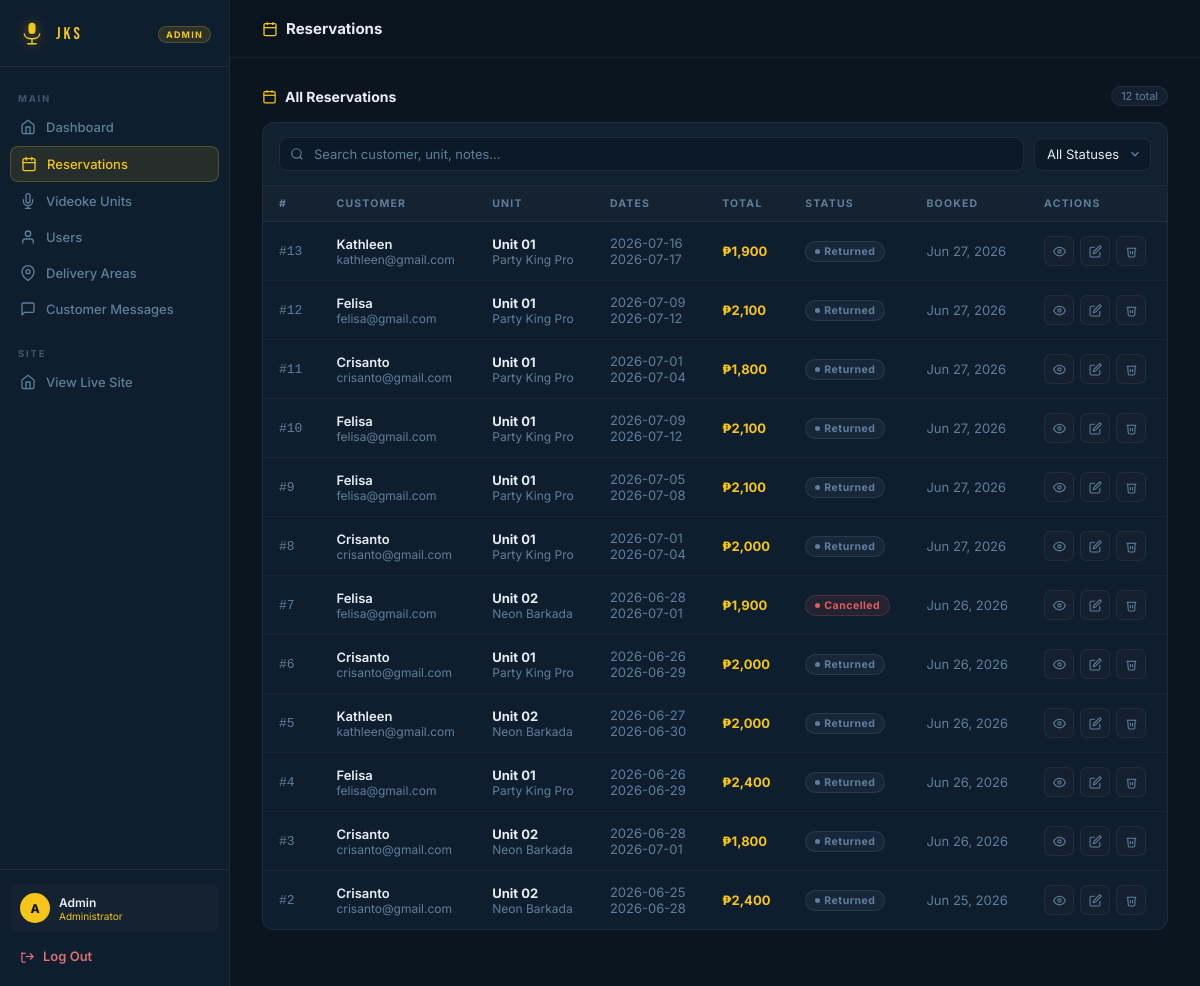
/admin/reservations.php (signed in), run on the app's committed database.
### tables this page shows
CREATE TABLE `reservations` (
  `id` int(11) NOT NULL,
  `user_id` int(11) NOT NULL,
  `videoke_id` int(11) NOT NULL,
  `start_date` date NOT NULL,
  `end_date` date NOT NULL,
  `status` enum('pending','confirmed','active','delivering','returned','cancelled') NOT NULL DEFAULT 'pending',
  `total_price` decimal(8,2) NOT NULL,
  `notes` text DEFAULT NULL,
  `created_at` timestamp NOT NULL DEFAULT current_timestamp()
);

CREATE TABLE `users` (
  `id` int(11) NOT NULL,
  `name` varchar(100) NOT NULL,
  `email` varchar(150) NOT NULL,
  `phone` varchar(20) NOT NULL,
  `location` varchar(255) NOT NULL,
  `avatar` varchar(255) DEFAULT NULL,
  `password` varchar(255) NOT NULL,
  `reset_token` varchar(64) DEFAULT NULL,
  `reset_token_expires` datetime DEFAULT NULL,
  `role` enum('user','admin') NOT NULL DEFAULT 'user',
  `created_at` timestamp NOT NULL DEFAULT current_timestamp()
);

CREATE TABLE `videokes` (
  `id` int(11) NOT NULL,
  `unit_number` int(11) NOT NULL,
  `name` varchar(100) NOT NULL,
  `brand` varchar(80) NOT NULL,
  `model` varchar(80) NOT NULL,
  `screen_size` varchar(20) NOT NULL,
  `song_count` int(11) NOT NULL DEFAULT 0,
  `mic_count` int(11) NOT NULL DEFAULT 1,
  `has_bluetooth` tinyint(1) NOT NULL DEFAULT 0,
  `has_recording` tinyint(1) NOT NULL DEFAULT 0,
  `price_3days` decimal(8,2) NOT NULL,
  `description` text DEFAULT NULL,
  `image_url` varchar(255) DEFAULT NULL,
  `created_at` timestamp NOT NULL DEFAULT current_timestamp()
);

### admin/reservations.php (the view, shortened to what this page needs)
<?php
require_once '../includes/admin_auth.php';
$reservations = $pdo->query("
    SELECT r.*, u.name AS customer, u.email AS cust_email, v.name AS unit_name, v.unit_number
    FROM reservations r
    JOIN users u ON u.id = r.user_id
    JOIN videokes v ON v.id = r.videoke_id
    ORDER BY r.created_at DESC
")->fetchAll();
?>
<!DOCTYPE html>
<html lang="en">
<head>
    <link rel="stylesheet" href="admin.css">
</head>
<body>
<div class="admin-layout">
<?php require_once 'admin_shell.php'; renderAdminShell('Reservations', 'reservations'); ?>
<div class="section-header">
    <div class="section-title">
        <svg viewBox="0 0 24 24" fill="none" stroke="currentColor" stroke-width="2"><rect x="3" y="4" width="18" height="18" rx="2"/><line x1="16" y1="2" x2="16" y2="6"/><line x1="8" y1="2" x2="8" y2="6"/><line x1="3" y1="10" x2="21" y2="10"/></svg>
        All Reservations
    </div>
    <span class="section-count" id="visibleCount"><?= count($reservations) ?> total</span>
</div>
<div class="table-wrap">
    <div class="table-toolbar">
        <div class="search-input-wrap">
            <input type="text" class="search-input" id="searchInput" placeholder="Search customer, unit, notes…">
        </div>
        <select class="filter-select" id="statusFilter">
            <option value="all">All Statuses</option>
        </select>
    </div>
    <table class="data-table" id="resTable">
        <thead>
            <tr>
                <th>#</th>
                <th>Customer</th>
                <th>Unit</th>
                <th class="mobile-hide">Dates</th>
                <th class="desktop-only-cell">Total</th>
                <th class="desktop-only-cell">Status</th>
                <th class="mobile-hide">Booked</th>
                <th>Actions</th>
            </tr>
        </thead>
        <tbody id="resBody">
        <?php if (empty($reservations)): ?>
            <tr><td colspan="9">
                <div class="empty-state">
                    <svg viewBox="0 0 24 24" fill="none" stroke="currentColor" stroke-width="1.5"><rect x="3" y="4" width="18" height="18" rx="2"/><line x1="3" y1="10" x2="21" y2="10"/></svg>
                    <h3>No reservations yet</h3>
                    <p>Reservations from customers will appear here.</p>
                </div>
            </td></tr>
        <?php else: ?>
            <?php foreach ($reservations as $r): ?>
            <tr data-id="<?= $r['id'] ?>"
                data-status="<?= $r['status'] ?>"
                data-search="<?= strtolower(htmlspecialchars($r['customer'] . ' ' . $r['unit_name'] . ' ' . $r['notes'])) ?>"
                data-customer="<?= htmlspecialchars($r['customer']) ?>"
                data-cemail="<?= htmlspecialchars($r['cust_email']) ?>"
                data-unit="Unit <?= str_pad($r['unit_number'],2,'0',STR_PAD_LEFT) ?> · <?= htmlspecialchars($r['unit_name']) ?>"
                data-start="<?= $r['start_date'] ?>"
                data-end="<?= $r['end_date'] ?>"
                data-total="<?= $r['total_price'] ?>"
                data-notes="<?= htmlspecialchars($r['notes'] ?? '') ?>"
                data-created="<?= date('M j, Y g:i A', strtotime($r['created_at'])) ?>">
                <td class="td-mono">#<?= $r['id'] ?></td>
                <td>
                    <div class="td-name"><?= htmlspecialchars($r['customer']) ?></div>
                    <div class="td-muted"><?= htmlspecialchars($r['cust_email']) ?></div>
                </td>
                <td>
                    <div class="td-unit">Unit <?= str_pad($r['unit_number'],2,'0',STR_PAD_LEFT) ?></div>
                    <div class="td-muted"><?= htmlspecialchars($r['unit_name']) ?></div>
                </td>
                <td class="td-muted mobile-hide"><?= $r['start_date'] ?><br><?= $r['end_date'] ?></td>
                <td class="desktop-only-cell" style="font-weight:700; color:var(--gold);">₱<?= number_format($r['total_price'],0) ?></td>
                <td class="desktop-only-cell"><span class="badge <?= $r['status'] ?>"><?= ucfirst($r['status']) ?></span></td>
                <td class="td-muted mobile-hide"><?= date('M j, Y', strtotime($r['created_at'])) ?></td>
                <td>
                    <div class="action-btns">
                        <button class="btn-icon" title="View details" onclick="openDetail(this.closest('tr'))">
                            <svg viewBox="0 0 24 24" fill="none" stroke="currentColor" stroke-width="2"><path d="M1 12s4-8 11-8 11 8 11 8-4 8-11 8-11-8-11-8z"/><circle cx="12" cy="12" r="3"/></svg>
                        </button>
                        <button class="btn-icon" title="Change status" onclick="openStatus(this.closest('tr'))">
                            <svg viewBox="0 0 24 24" fill="none" stroke="currentColor" stroke-width="2"><path d="M11 4H4a2 2 0 0 0-2 2v14a2 2 0 0 0 2 2h14a2 2 0 0 0 2-2v-7"/><path d="M18.5 2.5a2.121 2.121 0 0 1 3 3L12 15l-4 1 1-4 9.5-9.5z"/></svg>
                        </button>
                        <button class="btn-icon danger" title="Delete" onclick="openDelete(this.closest('tr'))">
                            <svg viewBox="0 0 24 24" fill="none" stroke="currentColor" stroke-width="2"><polyline points="3 6 5 6 21 6"/><path d="M19 6l-1 14a2 2 0 0 1-2 2H8a2 2 0 0 1-2-2L5 6"/><path d="M10 11v6"/><path d="M14 11v6"/></svg>
                        </button>
                    </div>
                </td>
            </tr>
            <?php endforeach; ?>
        <?php endif; ?>
        </tbody>
    </table>
</div>
</div>
</body>
</html>

### admin/admin.css (style rules this page uses)
*, *::before, *::after { box-sizing: border-box; margin: 0; padding: 0; }
:root { --bg: #0A1520; --bg-card: #0f1e2e; --bg-elevated: #142030; --bg-input: #0c1a28; --gold: #F5C518; --gold-soft: rgba(245,197,24,0.10); --gold-border: rgba(245,197,24,0.22); --text: #E6EDF4; --muted: #5f7e9a; --border: rgba(255,255,255,0.06); --available: #3DD68C; --rented: #E05C5C; --pending: #F5A623; --confirmed: #3DD68C; --active: #4ea8f5; --delivering: #a78bfa; --returned: #5f7e9a; --cancelled: #E05C5C; --radius-sm: 8px; --radius-md: 12px; --radius-lg: 18px; --sidebar-w: 230px; }
html { scroll-behavior: smooth; }
body { background-color: var(--bg); color: var(--text); font-family: 'Inter', sans-serif; font-size: 14px; min-height: 100vh; }
.admin-layout { display: flex; min-height: 100vh; }
.section-header { display: flex; align-items: center; justify-content: space-between; margin-bottom: 16px; }
.section-title { font-size: 14px; font-weight: 700; display: flex; align-items: center; gap: 8px; }
.section-title svg { width: 15px; height: 15px; color: var(--gold); }
.section-count { font-size: 11px; color: var(--muted); background: var(--bg-elevated); border: 1px solid var(--border); border-radius: 10px; padding: 2px 9px; }
.table-wrap { background: var(--bg-card); border: 1px solid var(--border); border-radius: var(--radius-md); overflow: hidden; }
.data-table { width: 100%; border-collapse: collapse; }
.data-table th { background: rgba(255,255,255,0.02); border-bottom: 1px solid var(--border); padding: 11px 16px; text-align: left; font-size: 10.5px; font-weight: 700; letter-spacing: 1.2px; text-transform: uppercase; color: var(--muted); white-space: nowrap; }
.data-table td { padding: 13px 16px; border-bottom: 1px solid rgba(255,255,255,0.03); font-size: 13px; vertical-align: middle; }
.data-table tr:last-child td { border-bottom: none; }
.data-table tbody tr { transition: background 0.12s; }
.td-unit { font-weight: 700; }
.td-muted { color: var(--muted); font-size: 12px; }
.td-name { font-weight: 600; }
.td-mono { font-family: monospace; font-size: 12px; color: var(--muted); }
.table-toolbar { display: flex; align-items: center; gap: 10px; flex-wrap: wrap; padding: 14px 16px; border-bottom: 1px solid var(--border); background: rgba(255,255,255,0.01); }
.search-input-wrap { position: relative; flex: 1; min-width: 200px; }
.search-input { width: 100%; padding: 8px 12px 8px 34px; background: var(--bg-input); border: 1.5px solid rgba(255,255,255,0.07); border-radius: var(--radius-sm); color: var(--text); font-family: 'Inter', sans-serif; font-size: 13px; outline: none; transition: border-color 0.18s; }
.search-input::placeholder { color: var(--muted); }
.filter-select { padding: 8px 12px; background: var(--bg-input); border: 1.5px solid rgba(255,255,255,0.07); border-radius: var(--radius-sm); color: var(--text); font-family: 'Inter', sans-serif; font-size: 13px; outline: none; cursor: pointer; transition: border-color 0.18s; appearance: none; -webkit-appearance: none; padding-right: 30px; background-repeat: no-repeat; background-position: right 8px center; background-size: 14px; color-scheme: dark; }
.badge { display: inline-flex; align-items: center; gap: 4px; padding: 3px 9px; border-radius: 20px; font-size: 10.5px; font-weight: 700; letter-spacing: 0.5px; white-space: nowrap; }
.badge::before { content: ''; width: 5px; height: 5px; border-radius: 50%; background: currentColor; flex-shrink: 0; }
.badge.returned { background: rgba(95,126,154,0.10); color: var(--returned); border: 1px solid rgba(95,126,154,0.22); }
.badge.cancelled { background: rgba(224,92,92,0.10); color: var(--cancelled); border: 1px solid rgba(224,92,92,0.22); }
.action-btns { display: flex; align-items: center; gap: 6px; }
.btn-icon { width: 30px; height: 30px; border-radius: 7px; display: flex; align-items: center; justify-content: center; border: 1px solid var(--border); background: var(--bg-elevated); color: var(--muted); cursor: pointer; transition: all 0.15s; font-size: 12px; }
.btn-icon svg { width: 13px; height: 13px; }

### data on the page
reservations: id "13", user.name "Kathleen", user.email "kathleen@gmail.com", videoke.unit_number "01", videoke.name "Party King Pro", start_date "2026-07-16", end_date "2026-07-17", total_price "1,900", status "Returned", created_at "Jun 27, 2026"
reservations: id "12", user.name "Felisa", user.email "felisa@gmail.com", videoke.unit_number "01", videoke.name "Party King Pro", start_date "2026-07-09", end_date "2026-07-12", total_price "2,100", status "Returned", created_at "Jun 27, 2026"
reservations: id "11", user.name "Crisanto", user.email "crisanto@gmail.com", videoke.unit_number "01", videoke.name "Party King Pro", start_date "2026-07-01", end_date "2026-07-04", total_price "1,800", status "Returned", created_at "Jun 27, 2026"
reservations: id "10", user.name "Felisa", user.email "felisa@gmail.com", videoke.unit_number "01", videoke.name "Party King Pro", start_date "2026-07-09", end_date "2026-07-12", total_price "2,100", status "Returned", created_at "Jun 27, 2026"
reservations: id "9", user.name "Felisa", user.email "felisa@gmail.com", videoke.unit_number "01", videoke.name "Party King Pro", start_date "2026-07-05", end_date "2026-07-08", total_price "2,100", status "Returned", created_at "Jun 27, 2026"
reservations: id "8", user.name "Crisanto", user.email "crisanto@gmail.com", videoke.unit_number "01", videoke.name "Party King Pro", start_date "2026-07-01", end_date "2026-07-04", total_price "2,000", status "Returned", created_at "Jun 27, 2026"
reservations: id "7", user.name "Felisa", user.email "felisa@gmail.com", videoke.unit_number "02", videoke.name "Neon Barkada", start_date "2026-06-28", end_date "2026-07-01", total_price "1,900", status "Cancelled", created_at "Jun 26, 2026"
reservations: id "6", user.name "Crisanto", user.email "crisanto@gmail.com", videoke.unit_number "01", videoke.name "Party King Pro", start_date "2026-06-26", end_date "2026-06-29", total_price "2,000", status "Returned", created_at "Jun 26, 2026"
reservations: id "5", user.name "Kathleen", user.email "kathleen@gmail.com", videoke.unit_number "02", videoke.name "Neon Barkada", start_date "2026-06-27", end_date "2026-06-30", total_price "2,000", status "Returned", created_at "Jun 26, 2026"
reservations: id "4", user.name "Felisa", user.email "felisa@gmail.com", videoke.unit_number "01", videoke.name "Party King Pro", start_date "2026-06-26", end_date "2026-06-29", total_price "2,400", status "Returned", created_at "Jun 26, 2026"
reservations: id "3", user.name "Crisanto", user.email "crisanto@gmail.com", videoke.unit_number "02", videoke.name "Neon Barkada", start_date "2026-06-28", end_date "2026-07-01", total_price "1,800", status "Returned", created_at "Jun 26, 2026"
reservations: id "2", user.name "Crisanto", user.email "crisanto@gmail.com", videoke.unit_number "02", videoke.name "Neon Barkada", start_date "2026-06-25", end_date "2026-06-28", total_price "2,400", status "Returned", created_at "Jun 25, 2026"

### other printed values
$p['label'] "Dashboard"
$p['label'] "Reservations"
$p['label'] "Videoke Units"
$p['label'] "Users"
$p['label'] "Delivery Areas"
$p['label'] "Customer Messages"
$initial "A"
$user['name'] "Admin"
$pageTitle "Reservations"
count($reservations) "12"
